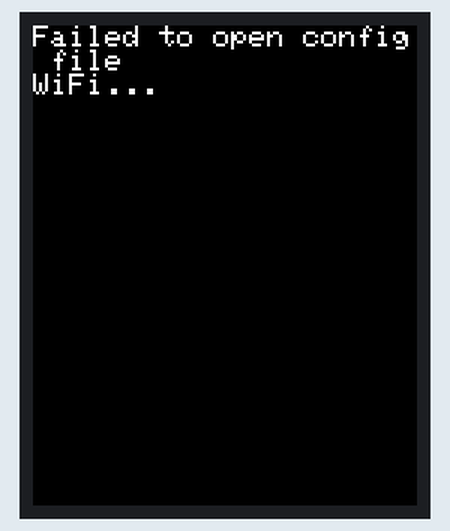
The sketch below on a simulated ESP8266 (NodeMCU). Shown: 128×160 colour display. WiFi joins after 1.5 s; servers stay silent unless stated; the local clock reads 2024-03-15 10:24:30 at power-on unless the sketch sets it; storage starts empty.

Above: at 1.2 s.
At 2.2 s:
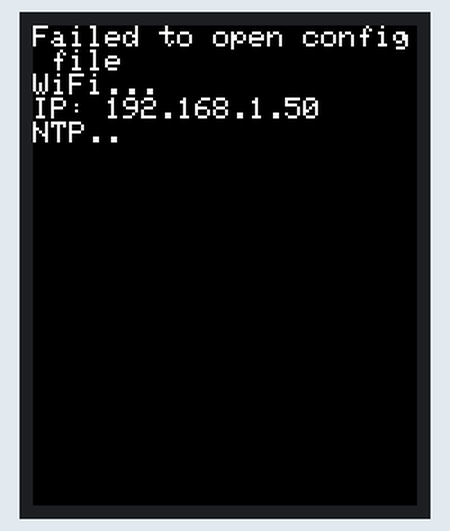
At 3.3 s:
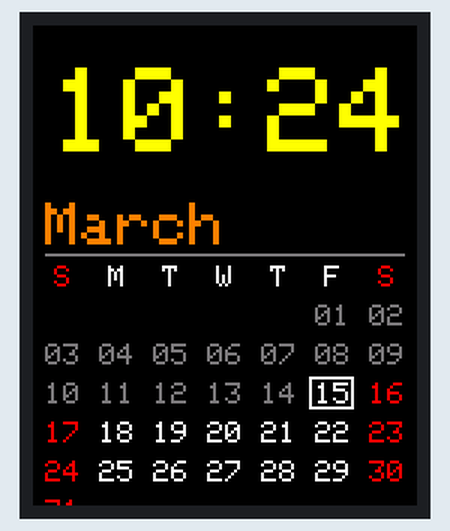
At 31.3 s:
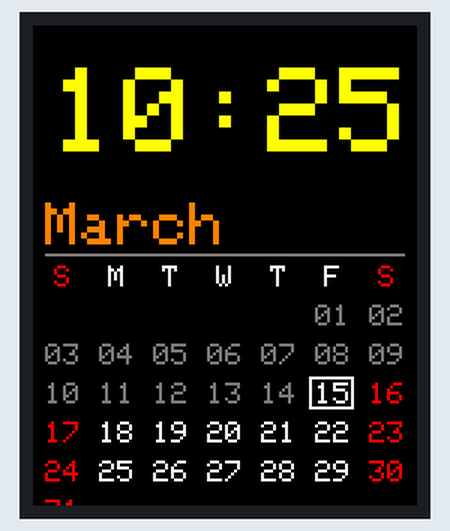
At 91.3 s:
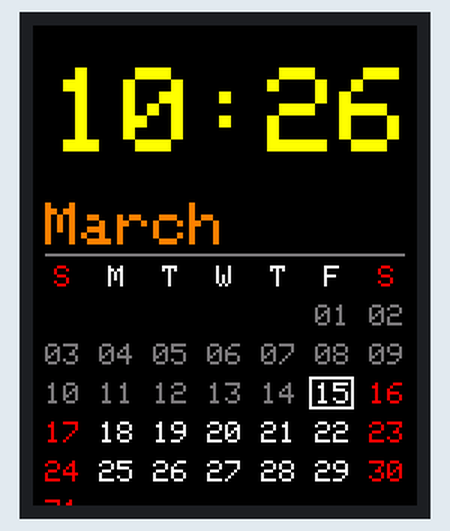

Measured:
- what the display in image 0 shows lasts 1.0 s, from 1.2 s to 2.2 s
- what the display in image 2 shows lasts 28.0 s, from 3.2 s to 31.2 s
- what the display in image 3 shows lasts 60.1 s, from 31.2 s to 91.3 s

The sketch:

calendar-st7735.ino
```cpp
#include <Adafruit_GFX.h>
#include <Adafruit_ST7735.h>
#include <ESP8266WiFi.h>
#include <ESP8266WebServer.h>
#include <FS.h>
#include <LittleFS.h>
#include <SPI.h>
#include <TZ.h>
#include <WiFiClient.h>

#define Y2K     946656000

#define TFT_CS  4
#define TFT_RST 16
#define TFT_DC  5

const char *html = \
  "<html>"\
  "<title>ESP8266</title>"
  "<body>"\
  "<form action=\"save\" method=\"post\">"\
  "<p>SSID: <input type=\"text\" name=\"ssid\" value=\"%s\"/></p>"\
  "<p>PASSWORD: <input type=\"password\" name=\"pass\" value=\"%s\"/></p>"\
  "<input type=\"submit\" value=\"Save\"/>"\
  "</form>"\
  "</body>"\
  "</html>";

Adafruit_ST7735 tft = Adafruit_ST7735(TFT_CS, TFT_DC, TFT_RST);
ESP8266WebServer server(80);
WiFiClient client;

char ssid[32]     = "TP-LINK";
char password[64] = "12345678";

const int days[12] = {31, 28, 31, 30, 31, 30, 31, 31, 30, 31, 30, 31};
char buf[512];

void tft_init() {
  tft.initR(INITR_BLACKTAB);
  tft.setColRowStart(2,1);
  tft.setRotation(0);
  //tft.setRotation(2);
  tft.fillScreen(ST77XX_BLACK);
  tft.setCursor(0, 0);
  tft.setTextSize(1);
  tft.setTextColor(ST77XX_WHITE);
}

int load_config(char *_ssid, char *_password) {
  int n;

  File file = LittleFS.open("/wifi.cfg", "r");
  if (!file) {
    tft.println("Failed to open config file");
    return -1;
  }

  n = file.read((uint8_t *)buf, sizeof(buf));
  if (n <= 0) {
    tft.printf("Failed to read file");
    file.close();
    return -1;
  }

  sscanf(buf, "%s %s", _ssid, _password);
  tft.printf("SSID: %s\n", _ssid);
  tft.printf("PASS: %s\n", _password);
  file.close();
  return 0;
}

int save_config(char *_ssid, char *_password) {
  File file = LittleFS.open("/wifi.cfg", "w");
  if (!file) {
    Serial.println("Failed to open config file");
    return -1;
  }
  file.printf("%s %s", _ssid, _password);
  file.close();
}

int wifi_init() {
  int timeout;
  tft.print("WiFi.");
  WiFi.mode(WIFI_STA);
  WiFi.begin(ssid, password);
  timeout = 0;
  while (WiFi.status() != WL_CONNECTED) {
    if (timeout >= 30) {
      return -1;
    }
    tft.print(".");
    delay(1000);
    timeout++;
  }

  tft.println();
  tft.print("IP: ");
  tft.println(WiFi.localIP());

  return 0;
}

void ntp_init() {
  char buf[20];
  time_t t = 0;

  tft.print("NTP.");
  configTime(TZ_Asia_Shanghai, "cn.pool.ntp.org");
  while (t < Y2K) {
    tft.print(".");
    delay(1000);
    t = time(NULL);
  }
  tft.println();
  tft.print("Time: ");
  strftime(buf, sizeof(buf), "%Y-%m-%d %H:%M:%S", localtime(&t));
  tft.println(buf);
}

void print_time() {
  char buf[6];
  time_t t;
  struct tm * tt;

  t = time(NULL);
  tt = localtime(&t);
  strftime(buf, sizeof(buf), "%H:%M", tt);

  tft.fillRect(6, 14, 116, 28, ST77XX_BLACK);
  tft.setTextSize(4);
  tft.setCursor(6, 14);
  tft.setTextColor(ST77XX_YELLOW);
  tft.print(buf);
}

void print_calender() {
  const uint16_t x = 0;
  const uint16_t y = 80;
  const uint16_t h = 13;

  time_t t;
  struct tm * tt;
  int first;
  char buf[12];

  t = time(NULL);
  tt = localtime(&t);

  tft.fillRect(x, y, 128, 80, ST77XX_BLACK);

  tft.setTextSize(2);
  tft.setCursor(4, 59);
  tft.setTextColor(ST77XX_ORANGE);
  strftime(buf, sizeof(buf), "%B", tt);
  tft.print(buf);

  tft.drawLine(4, 76, 123, 76, (0x0F<<11)|(0x0F<<6)|0x0F);

  tft.setTextSize(1);
  tft.setCursor(x + 18 * 0 + 7, y);
  tft.setTextColor(ST77XX_RED);
  tft.print("S");
  tft.setCursor(x + 18 * 1 + 7, y);
  tft.setTextColor(ST77XX_WHITE);
  tft.print("M");
  tft.setCursor(x + 18 * 2 + 7, y);
  tft.print("T");
  tft.setCursor(x + 18 * 3 + 7, y);
  tft.print("W");
  tft.setCursor(x + 18 * 4 + 7, y);
  tft.print("T");
  tft.setCursor(x + 18 * 5 + 7, y);
  tft.print("F");
  tft.setCursor(x + 18 * 6 + 7, y);
  tft.setTextColor(ST77XX_RED);
  tft.print("S");

  first = (tt->tm_wday - tt->tm_mday % 7 + 1) % 7;
  if (first < 0) {
    first += 7;
  }
  tft.drawRect(x + 18 * ((first + tt->tm_mday - 1) % 7) + 4 - 2, y + h + h * ((first + tt->tm_mday - 1) / 7) - 2, 15, 11, ST77XX_WHITE);

  for (int i=0;i<days[tt->tm_mon];i++) {
    tft.setCursor(x + 18 * ((first + i) % 7) + 4, y + h + h * ((first + i) / 7));
    sprintf(buf, "%02d", i + 1);
    if (i + 1 >= tt->tm_mday) {
      if ((first + i) % 7 == 0 || (first + i) % 7 == 6) {
        tft.setTextColor(ST77XX_RED);
      } else {
        tft.setTextColor(ST77XX_WHITE);
      }
    } else {
      tft.setTextColor((0x0F<<11)|(0x0F<<6)|0x0F);
    }
    tft.print(buf);
  }
}

void print_img(u8 pos_x, u8 pos_y, const u16 *img) {
  for (int x=0;x<img[0];x++) {
    for (int y=0;y<img[1];y++) {
      tft.drawPixel(pos_x+x, pos_y+y, img[2+y*img[0]+x]);
    }
  }
}

void handleRoot() {
  sprintf(buf, html, ssid, password);
  server.send(200, "text/html", buf);
}

void handleSave() {
  if (server.method() != HTTP_POST) {
    server.send(405, "text/plain", "Method Not Allowed");
    return;
  }

  for (int i=0;i<server.args();i++) {
    if (server.argName(i) == "ssid") {
      strncpy(ssid, server.arg(i).c_str(), sizeof(ssid));
    }

    if (server.argName(i) == "pass") {
      strncpy(password, server.arg(i).c_str(), sizeof(password));
    }
  }

  if (strlen(ssid) == 0 || strlen(password) == 0) {
    server.send(400, "text/plain", "Bad request");
    return;
  }

  save_config(ssid, password);
  server.send(200, "text/plain", "Success. Please restart manually!");
}

void configServer() {
  char *ap_ssid = "ESP8266";

  tft.fillScreen(ST77XX_BLACK);
  tft.setTextSize(1);
  tft.setCursor(0, 0);
  WiFi.mode(WIFI_AP);
  WiFi.softAP(ap_ssid, "");
  server.on("/", handleRoot);
  server.on("/save", handleSave);
  server.begin();
  tft.println("------ Config -------");
  tft.println("SSID:");
  tft.println(ap_ssid);
  tft.println();
  tft.println("URL:");
  tft.printf("http://");
  tft.println(WiFi.softAPIP());
  while (1) {
    server.handleClient();
  }
}

void setup() {
  Serial.begin(115200);
  LittleFS.begin();
  tft_init();
  load_config(ssid, password);
  if (wifi_init() == -1) {
    configServer();
  }

  ntp_init();
  tft.fillScreen(ST77XX_BLACK);
}

void loop() {
  static time_t next1 = 0;
  static time_t next2 = 0;

  time_t t;

  t = time(NULL);
  if (t > next1) {
    next1 = (t / 60) * 60 + 60;
    print_time();
  }

  if (t > next2) {
    next2 = (t / 86400) * 86400 + 86400;
    print_calender();
  }

  delay(1000);
}
```
